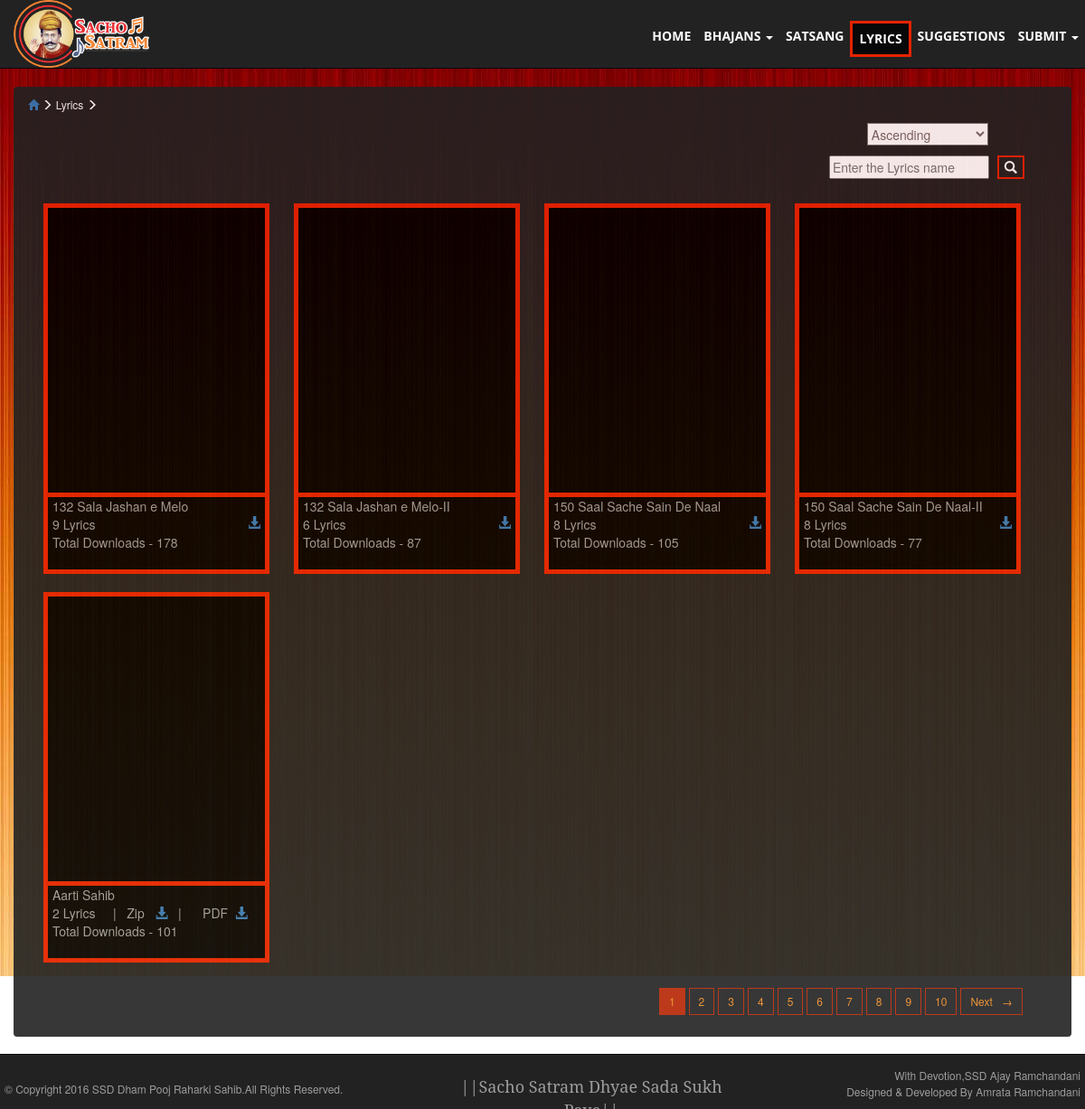
Page /WebsiteSourceCode/lyrics.php on the committed database.
### tables this page shows
CREATE TABLE `albumlyrics` (
  `Album` varchar(200) NOT NULL,
  `Location` varchar(200) DEFAULT NULL,
  `AlbumCoverImagePath` varchar(200) NOT NULL,
  `TotalLyrics` int(5) DEFAULT NULL,
  `Downloads` int(10) DEFAULT '0',
  `PDFLocation` varchar(200) NOT NULL,
  `PDFDownloads` int(10) NOT NULL
);

### WebsiteSourceCode/lyrics.php (the view, shortened to what this page needs)
<?php
include("./database/db_connection.php");
$query = htmlspecialchars($query);
$query = mysqli_real_escape_string($conn,$query);
$sql1 = "select * from albumlyrics where Album LIKE '%$query%' ";
$adjacents = 5;
$targetpage = "lyrics.php";
$limit = 5;
if(!isset($_GET['page'])){
$page = 0;
}
else
{
$page = $_GET['page'];
}
if($page){
$start = ($page - 1) * $limit;
}else{
$start = 0;
}
if ($page == 0) $page = 1;
$next = $page + 1;
if($sorting=='Ascending')
{
$sql2 = "select * from albumlyrics where Album LIKE '%$query%' ";
$sql2 .= "order by Album ASC limit $start ,$limit ";
}
elseif($sorting=='Descending')
{
$sql2 = "select * from albumlyrics where Album LIKE '%$query%' ";
$sql2 .= "order by Album DESC limit $start ,$limit ";
}
elseif($sorting=='Most')
{
  $sql2 = "select * from albumlyrics where Album LIKE '%$query%' ";
$sql2 .= "order by Downloads DESC limit $start ,$limit ";
}
else
{
$sql2 = "select * from albumlyrics where Album LIKE '%$query%' ";
$sql2 .= "order by Album ASC limit $start ,$limit ";
}
$sql = mysqli_query($conn,$sql1);
$total = mysqli_num_rows($sql);
$lastpage = ceil($total/$limit);
$sql_query = mysqli_query($conn,$sql2);
$counter=0;
$pagination = "";
if($lastpage > 1)
{
$pagination .= "<div class='pagination1'> <ul class='pagination pagination-sm'>";
if ($lastpage < 7 + ($adjacents * 2))
{
for ($counter = 1; $counter <= $lastpage; $counter++)
{
if ($counter == $page)
$pagination.= "<li class='active' ><a href='#' class='active'>$counter</a></li>";
else
$pagination.= "<li><a href=\"$targetpage?query=$query&&page=$counter&&sorting=$sorting\">$counter</a></li>";
}
}
if ($page < $counter - 1)
$pagination.= "<li><a href=\"$targetpage?query=$query&&page=$next&&sorting=$sorting\">Next &nbsp; &rarr;</a></li>";
else
$pagination.= "";
$pagination.= "</ul></div>\n";
}
?>
<!DOCTYPE html>
<html lang="en">
  <head>
    <?php include("libraries.php");?>
  </head>
  <body>
    <?php include("navigationLyrics.php");?>
    <div class=container-fluid >
      <div class="panel" id="albumPanel" >
        <div class="panel-heading" style=" font-size: 12px; color: white">
          <a href="index.php">
            <i class="glyphicon glyphicon-home">
            </i>
          </a>
          <i class="glyphicon glyphicon-menu-right">
          </i>
          Lyrics
           <i class="glyphicon glyphicon-menu-right">
          </i>
        </div>
        <div class="row">
        <form action="lyrics.php" method = "GET" style="float:right">
          <select name="sorting" style="margin:0px 90px 0px 0px;height:25px;background-color:white;color:#786969;" onchange="this.form.submit()">
  <option value="Ascending" selected="selected">Ascending</option>
</select>
        </form>
        </div>
       <div class="row">
        <form action="lyrics.php" method="GET" style="float:right">
          <input type="text" name="query" placeholder="Enter the Lyrics name"/>
          <button type="submit" class="btnSort" style="margin:10px 50px 0px 5px;">
            <span class="glyphicon glyphicon-search">
            </span>
          </button>
        </form>
        </div>
        <div class="panel-body" id="albumsBlocks" style="color:#9d9d9d">
          <?php
         $pageURL = urlencode($_SERVER['REQUEST_URI']);
if(mysqli_num_rows($sql_query) > 0){
$id=0;
while($record = mysqli_fetch_array($sql_query))
{
$Album=$record['Album'];
$TotalLyrics=$record['TotalLyrics'];
$AlbumCoverImagePath=$record['AlbumCoverImagePath'];
$AlbumPath=$record['Location'];
$TotalDownloads=$record['Downloads'];
$PDFLocation=$record['PDFLocation'];
$id++;
echo "<div class='col-xs-2 lyrics'>";
echo "<a href='single-lyrics.php?Album=$Album&AlbumCoverImagePath=$AlbumCoverImagePath&pageURL=$pageURL'>";
echo "<div class='lyricsHoverEffect' id='img$id'>";
echo "</div>";
echo "</a>";
echo "<ul class='list-unstyled'>";
echo "<li>$Album</li>";
if($PDFLocation !='')
{
	echo "<li>$TotalLyrics Lyrics&nbsp;&nbsp;&nbsp;&nbsp;&nbsp;|&nbsp;&nbsp;&nbsp;Zip&nbsp;&nbsp;&nbsp;<a href='zipLyrics.php?albumPath=$AlbumPath&album=$Album'><i class='glyphicon glyphicon-download-alt'></i></a>&nbsp;&nbsp;&nbsp;|&nbsp;&nbsp;&nbsp;&nbsp;&nbsp;&nbsp;PDF&nbsp;&nbsp;<a href='downloadLyricsPDF.php?PDFLocation=$PDFLocation&album=$Album'><i class='glyphicon glyphicon-download-alt'></i></a>
	</li>";
}
else
{
	echo "<li>$TotalLyrics Lyrics<a href='zipLyrics.php?albumPath=$AlbumPath&album=$Album'><i class='glyphicon glyphicon-download-alt pull-right'></i></a></li>";
}
echo "<li>Total Downloads - $TotalDownloads</li>";
echo "</ul>";
echo "</div>";
}}
else
{
echo "<b>No albums found with keyword '$query' <b>";
}
?>
        </div>
        <div class='row'>
          <?php echo $pagination;?>
        </div>
      </div>
    </div>
    <?php
include("footer.php");?>
  </body>
</html>

### WebsiteSourceCode/css/bhajanWebsite.css (style rules this page uses)
.active a { border-style: solid; border-color: #E52300; }
body { background-image:url('../images/bg1200.jpg'); background-repeat:no-repeat; background-attachment:fixed; padding-top: 8%; padding-bottom:5%; }
#albumPanel { background-color:#222; opacity:0.9; }
.row { margin:0.1%; }
ul { margin:0px 5px 5px 5px; }
.pagination>li:first-child>a, .pagination-sm>li:first-child>span { border-top-left-radius: 0px; border-bottom-left-radius: 0px; }
.pagination-sm>li:last-child>a, .pagination-sm>li:last-child>span { border-top-right-radius: 0px; border-bottom-right-radius: 0px; }
.pagination>li:last-child>a, .pagination>li:last-child>span { border-top-right-radius: 0px; border-bottom-right-radius: 0px; }
.pagination>li>a { background-color:transparent; border-color:#B52503; color: #EC8A25; margin:2px; }
.pagination { float:right; margin:0px 50px 20px 30px; }
.pagination>.active>a, .pagination>.active>a:focus, .pagination>.active>a:hover,.pagination>.active>span, .pagination>.active>span:focus, .pagination>.active>span:hover { background-color: #B52503; border-color: #B52503; color: #EC8A25; }
.lyrics { height: 410px; width: 250px; position: relative; border: 5px solid #E52300; padding: 0; background-color: black; box-sizing: border-box; display: inline-block; margin: 10px 10px 10px 17px; }
.lyricsHoverEffect { height:320px; width:240px; background-repeat:no-repeat; background-size:240px 320px; border-bottom: 5px solid #E52300; }

### WebsiteSourceCode/css/jplayer.css (style rules this page uses)
.ttw-music-player .more, .ttw-music-player .tracklist li, { -webkit-transition: all 0.5s ease; -moz-transition: all 0.5s ease; -o-transition: all 0.5s ease; transition: all 0.5s ease; }

### WebsiteSourceCode/lyrics.php (style rules this page uses)
.btnSort { border: 2px solid #E52303; color: white; background-color:transparent; }

### rows in the picture
albumlyrics: Album "132 Sala Jashan e Melo", TotalLyrics "9", Downloads "178"
albumlyrics: Album "132 Sala Jashan e Melo-II", TotalLyrics "6", Downloads "87"
albumlyrics: Album "150 Saal Sache Sain De Naal", TotalLyrics "8", Downloads "105"
albumlyrics: Album "150 Saal Sache Sain De Naal-II", TotalLyrics "8", Downloads "77"
albumlyrics: Album "Aarti Sahib", TotalLyrics "2", Downloads "101"
